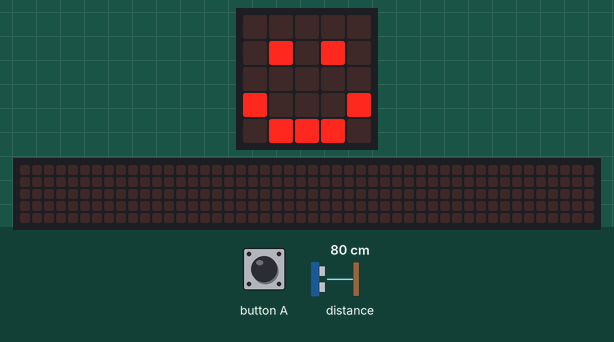
Bench run of a program on a simulated BBC micro:bit (MakeCode). Shown: the board's 5×5 LED display, a strip that is not on the board, showing the scrolling text unrolled. The inputs (shaded band) are chosen by the test bench; at power-on: distance to the obstacle 80 cm. The 48×5 strip is a reading aid, not a part: it shows the text the display is scrolling, unrolled, one strip-width of it at a time.

Above: at 1.8 s.
1.9 s: button A pressed for 0.15 s
At 2.28 s:
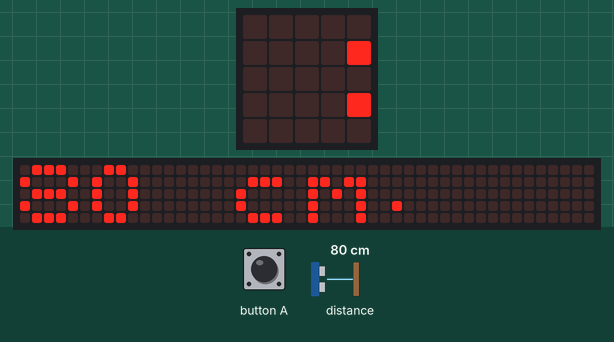
At 8.2 s:
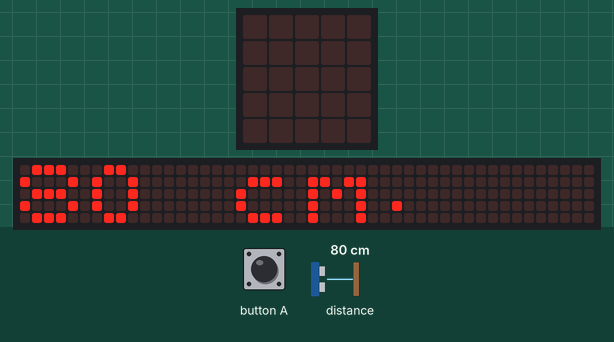
Timing chart, 0 to 8.6 s (numbered marks = the images above; inputs shaded):
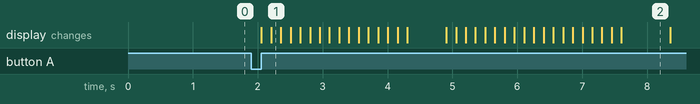

The program:

main.ts
```typescript
// (licence header left out)
// variables
let distanceToObject: number = 0

// setup
basic.showIcon(IconNames.Happy)

// locate distance from sonar
input.onButtonPressed(Button.A, function () {
    basic.clearScreen()

    // get distance to object
    distanceToObject = sonar.ping(DigitalPin.P1, DigitalPin.P2, PingUnit.Centimeters)

    // show the distance
    basic.clearScreen()
    basic.showString((distanceToObject) + ' cm.')

    // reset
    basic.showIcon(IconNames.Happy)
})
```

Measured:
- after the input at 1.9 s, the display: first changes after 0.16 s (image 1 shows a later state)
- what the display in image 2 shows lasts 0.8 s, from 7.6 s to 8.4 s
